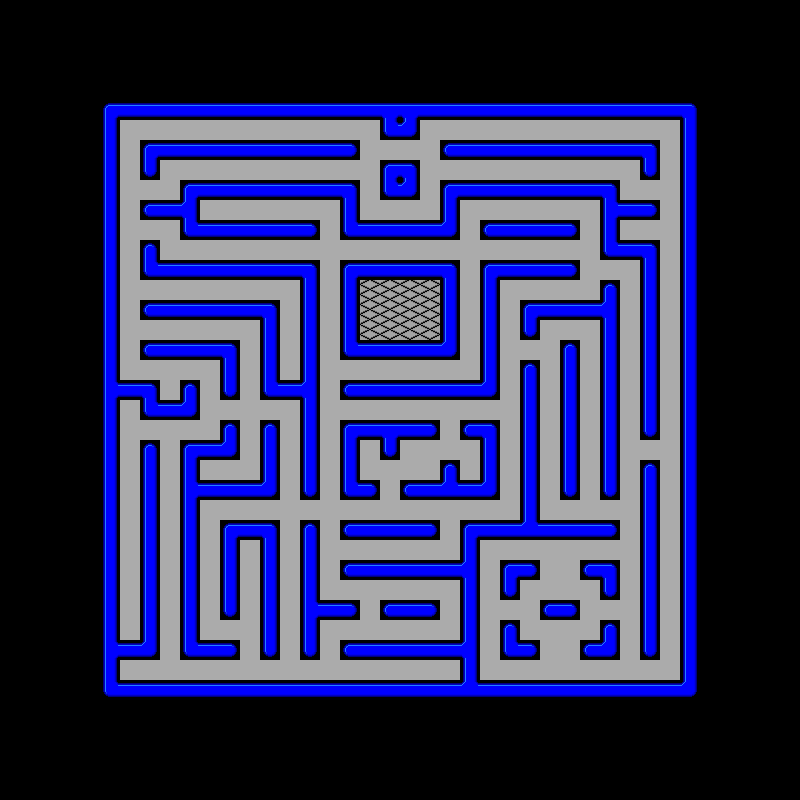

Tiled map render using the project's own tile images. Description and the map definition, with tile-layer contents summarised, below:
An orthogonal 40x40 tile map with 20x20 px tiles, 1 tile layer (Tile Layer 1) and 532 objects (430x coin, 86x wall, 5x ghostwall, 4x border, 4x cherry, ...).

<map version="1.10" tiledversion="1.10.1" orientation="orthogonal" renderorder="right-down" width="40" height="40" tilewidth="20" tileheight="20" infinite="0" nextlayerid="3" nextobjectid="537">
 <tileset firstgid="1" name="newtilemap" tilewidth="20" tileheight="20" spacing="1" tilecount="238" columns="17">
  <image source="tilemap.png" trans="000000" width="356" height="293" />
 </tileset>
 <layer id="1" name="Tile Layer 1" width="40" height="40">
  <data>[1600 cells, 900 non-empty, 16 distinct tile ids]</data>
 </layer>
 <objectgroup id="2" name="Object Layer 1">
  <object id="1" name="player" type="player" x="242" y="542" width="17" height="17" />
  <object id="2" name="inky" type="ghost" x="361.5" y="301.5" width="17" height="17" />
  <object id="3" name="pinky" type="ghost" x="422" y="301.5" width="17" height="17" />
  <object id="4" name="coin" type="coin" x="164" y="424" width="14" height="14" />
  <object id="5" name="ghostwall" type="ghostwall" x="357.5" y="344.5" width="83.5" height="11.5" />
  <object id="6" name="wall" type="wall" x="341" y="264" width="15.5" height="91.5" />
  <object id="7" name="border" type="border" x="86" y="99" width="13.5" height="600.5" />
  <object id="8" name="wall" type="wall" x="442.25" y="264.75" width="15.5" height="91.5" />
  <object id="9" name="wall" type="wall" x="356.25" y="263.25" width="85.5" height="13" />
  <object id="10" name="border" type="border" x="700" y="98.25" width="12.5" height="600.5" />
  <object id="11" name="border" type="border" x="86.5" y="88.75" width="627" height="11" />
  <object id="12" name="border" type="border" x="86" y="699.75" width="628" height="13.5" />
  <object id="13" name="ghostwall" type="ghostwall" x="358.25" y="224.75" width="83.5" height="11.5" />
  <object id="14" name="ghostwall" type="ghostwall" x="183.25" y="499.25" width="14" height="60" />
  <object id="15" name="ghostwall" type="ghostwall" x="302.75" y="276.25" width="16" height="104" />
  <object id="16" name="ghostwall" type="ghostwall" x="462.75" y="577.25" width="15" height="65" />
  <object id="17" name="wall" type="wall" x="103.75" y="103.5" width="593.5" height="13" />
  <object id="18" name="wall" type="wall" x="383.75" y="116" width="33.5" height="21.5" />
  <object id="19" name="wall" type="wall" x="383.25" y="163.75" width="33.5" height="32" />
  <object id="20" name="wall" type="wall" x="103.25" y="683" width="593.5" height="13" />
  <object id="21" name="wall" type="wall" x="682.75" y="115.75" width="15.5" height="567.5" />
  <object id="22" name="wall" type="wall" x="103.75" y="116.25" width="15.5" height="567" />
  <object id="23" name="wall" type="wall" x="481.75" y="263.75" width="15.5" height="132.5" />
  <object id="24" name="wall" type="wall" x="642.25" y="243.25" width="15.5" height="194" />
  <object id="25" name="wall" type="wall" x="641.75" y="462.25" width="15.5" height="194" />
  <object id="26" name="wall" type="wall" x="521.75" y="364.25" width="15.5" height="158.5" />
  <object id="27" name="wall" type="wall" x="463.25" y="641.75" width="15.5" height="43" />
  <object id="28" name="wall" type="wall" x="462.75" y="523" width="15.5" height="55" />
  <object id="29" name="wall" type="wall" x="502.75" y="564" width="15.5" height="33" />
  <object id="30" name="wall" type="wall" x="502.75" y="622.5" width="15.5" height="34" />
  <object id="31" name="wall" type="wall" x="601.75" y="622.5" width="15.5" height="34" />
  <object id="32" name="wall" type="wall" x="602.25" y="564" width="15.5" height="32.5" />
  <object id="33" name="wall" type="wall" x="562.75" y="344" width="15.5" height="153" />
  <object id="34" name="wall" type="wall" x="602.25" y="283.5" width="15.5" height="213" />
  <object id="35" name="wall" type="wall" x="522.75" y="303.5" width="15.5" height="32" />
  <object id="36" name="wall" type="wall" x="222.75" y="342.5" width="15.5" height="54.5" />
  <object id="37" name="wall" type="wall" x="262.25" y="423.5" width="15.5" height="73.5" />
  <object id="38" name="wall" type="wall" x="222.25" y="422" width="15.5" height="35" />
  <object id="39" name="wall" type="wall" x="262.75" y="523.5" width="15.5" height="133" />
  <object id="40" name="wall" type="wall" x="223.25" y="523" width="13.5" height="94.5" />
  <object id="41" name="wall" type="wall" x="182.75" y="558" width="15.5" height="99" />
  <object id="42" name="wall" type="wall" x="182.75" y="442" width="15.5" height="57.5" />
  <object id="43" name="wall" type="wall" x="142.25" y="442.5" width="15.5" height="214.5" />
  <object id="44" name="wall" type="wall" x="143.25" y="383" width="15.5" height="34" />
  <object id="45" name="wall" type="wall" x="181.75" y="381.5" width="15.5" height="35.5" />
  <object id="46" name="wall" type="wall" x="142.25" y="243" width="15.5" height="34" />
  <object id="47" name="wall" type="wall" x="302.75" y="380" width="15.5" height="116.5" />
  <object id="48" name="wall" type="wall" x="183.25" y="184" width="15.5" height="52.5" />
  <object id="49" name="wall" type="wall" x="142.75" y="142.5" width="15.5" height="34" />
  <object id="50" name="wall" type="wall" x="641.25" y="142.5" width="15.5" height="34" />
  <object id="51" name="wall" type="wall" x="602.75" y="181.5" width="15.5" height="75" />
  <object id="52" name="wall" type="wall" x="482.25" y="422.5" width="15.5" height="74.5" />
  <object id="53" name="wall" type="wall" x="442.25" y="462.5" width="15.5" height="34.5" />
  <object id="54" name="wall" type="wall" x="382.75" y="423.5" width="15.5" height="33.5" />
  <object id="55" name="wall" type="wall" x="342.75" y="423" width="15.5" height="73.5" />
  <object id="56" name="wall" type="wall" x="302.25" y="522" width="15.5" height="135.5" />
  <object id="57" name="wall" type="wall" x="496.25" y="263.5" width="80" height="13" />
  <object id="58" name="wall" type="wall" x="537.25" y="304.5" width="67" height="13" />
  <object id="59" name="wall" type="wall" x="477.75" y="523" width="138.5" height="13" />
  <object id="60" name="wall" type="wall" x="543.25" y="604" width="33.5" height="13" />
  <object id="61" name="wall" type="wall" x="518.75" y="563" width="18" height="13" />
  <object id="62" name="wall" type="wall" x="582.25" y="564" width="20.5" height="13" />
  <object id="63" name="wall" type="wall" x="583.75" y="644" width="19" height="13" />
  <object id="64" name="wall" type="wall" x="519.25" y="644" width="17.5" height="13" />
  <object id="65" name="wall" type="wall" x="343.25" y="643.5" width="120" height="13" />
  <object id="66" name="wall" type="wall" x="382.75" y="603" width="54.5" height="13" />
  <object id="67" name="wall" type="wall" x="316.75" y="604" width="40.5" height="13" />
  <object id="68" name="wall" type="wall" x="343.25" y="563.5" width="119.5" height="13" />
  <object id="69" name="wall" type="wall" x="342.75" y="523.5" width="93.5" height="13" />
  <object id="70" name="wall" type="wall" x="237.25" y="524" width="26" height="13" />
  <object id="71" name="wall" type="wall" x="196.25" y="643" width="40.5" height="13" />
  <object id="72" name="wall" type="wall" x="118.25" y="644.5" width="25" height="13" />
  <object id="73" name="wall" type="wall" x="156.75" y="404" width="27.5" height="13" />
  <object id="74" name="wall" type="wall" x="116.25" y="383.5" width="30" height="13" />
  <object id="75" name="wall" type="wall" x="142.75" y="343.5" width="80" height="13" />
  <object id="76" name="wall" type="wall" x="143.75" y="304" width="132" height="13" />
  <object id="77" name="wall" type="wall" x="264.25" y="383.5" width="40.5" height="13" />
  <object id="78" name="wall" type="wall" x="263.75" y="318" width="13.5" height="65" />
  <object id="79" name="wall" type="wall" x="157.75" y="264" width="160.5" height="13" />
  <object id="80" name="wall" type="wall" x="197.25" y="223.5" width="119" height="13" />
  </objectgroup>
</map>
<!-- 452 of 532 objects omitted -->
